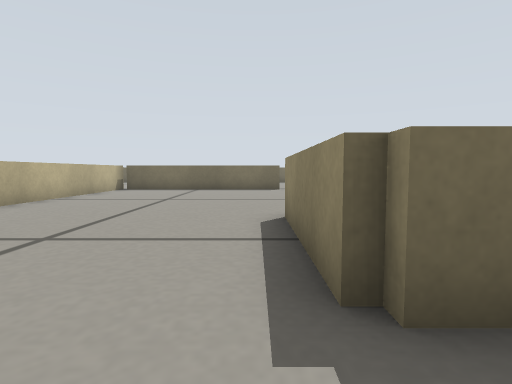
View 1 (above)

24 first-person views from a walk through a Gazebo world. The camera is 0.16 m above the floor, tilts 4° down and sees 80° across. The floor is counted in squares, 0.2 m on a side. Each view is taken from the middle of a square. On the plan, view 1 faces up. The plan holds only what a view shows up to about 11 squares ahead; the rest is blank.

View 2
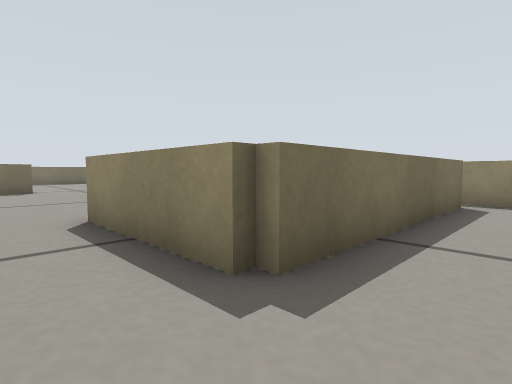

View 3
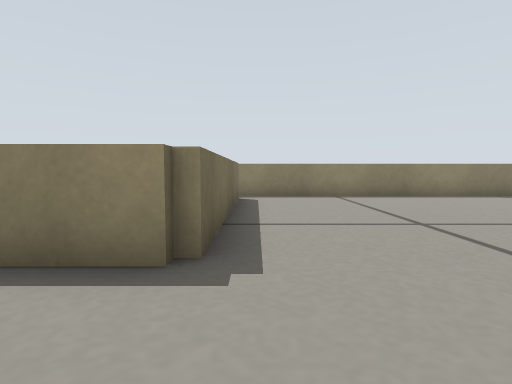

View 4
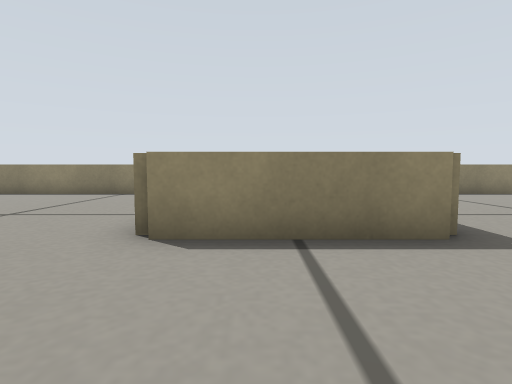

View 5
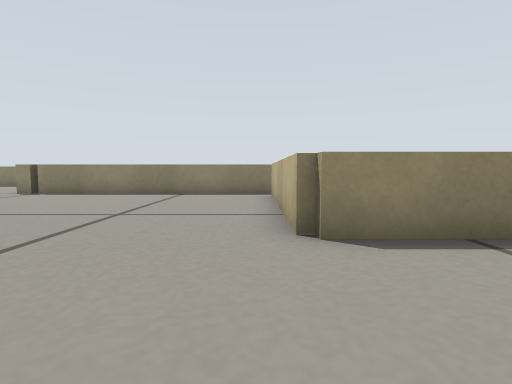

View 6
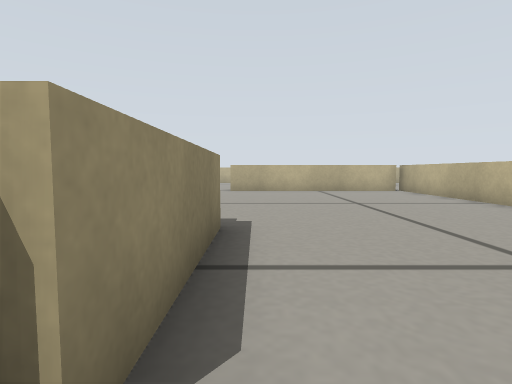

View 7
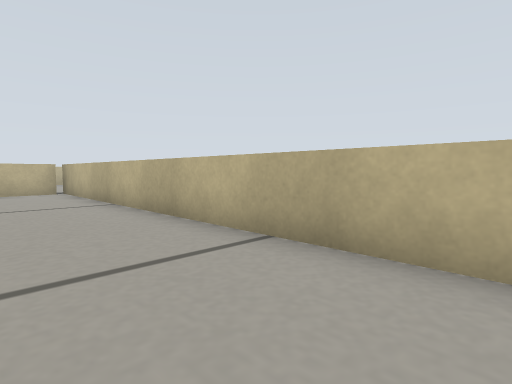

View 8
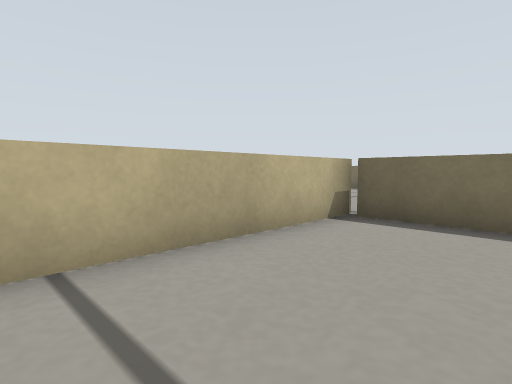

View 9
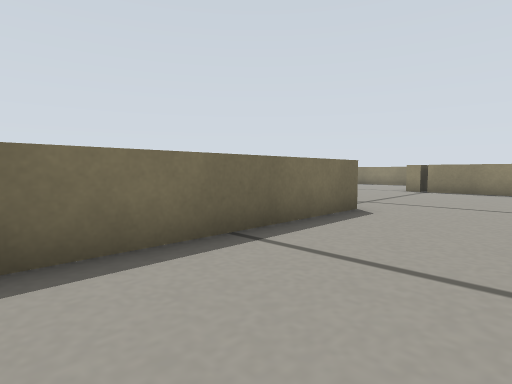

View 10
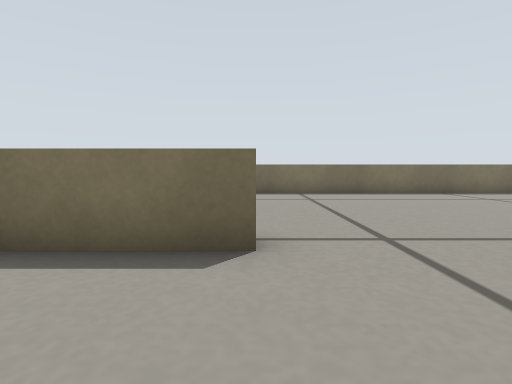

View 11
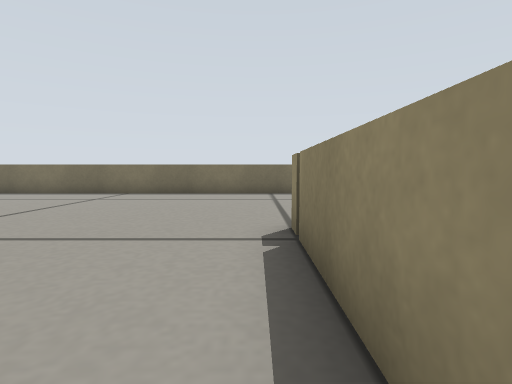

View 12
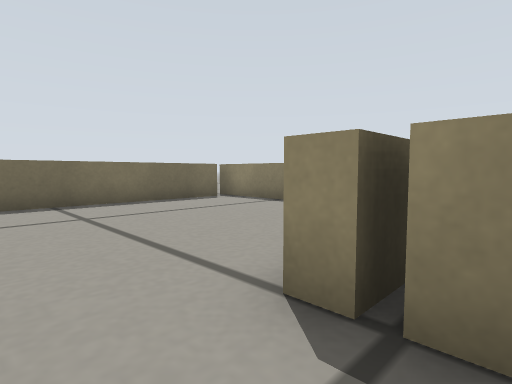

View 13
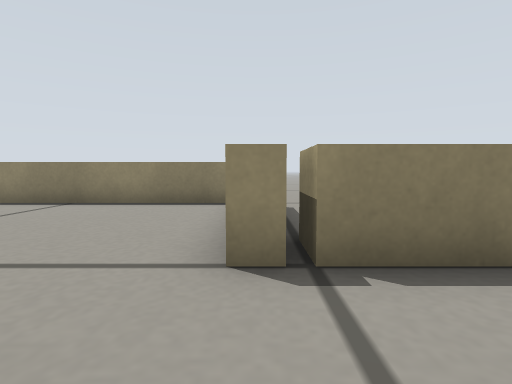

View 14
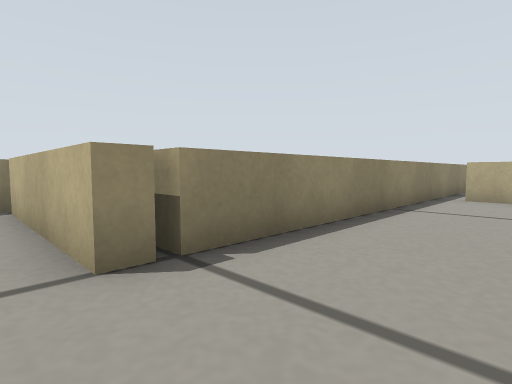

View 15
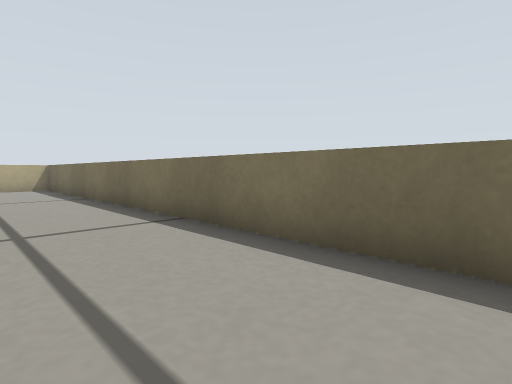

View 16
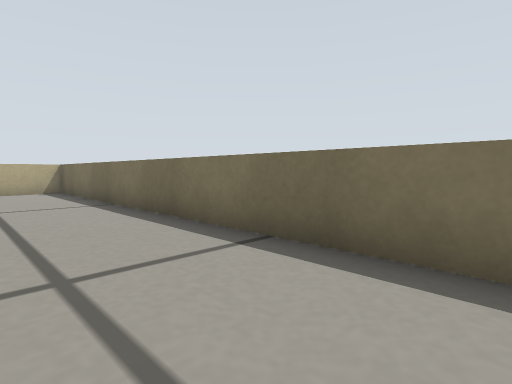

View 17
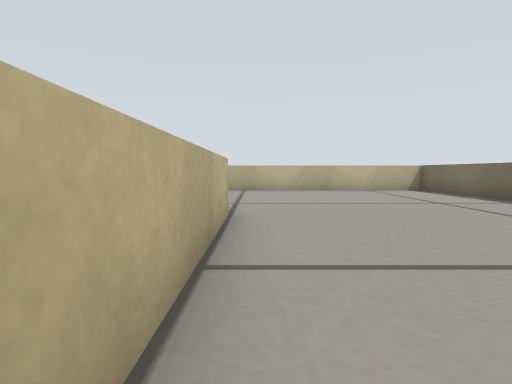

View 18
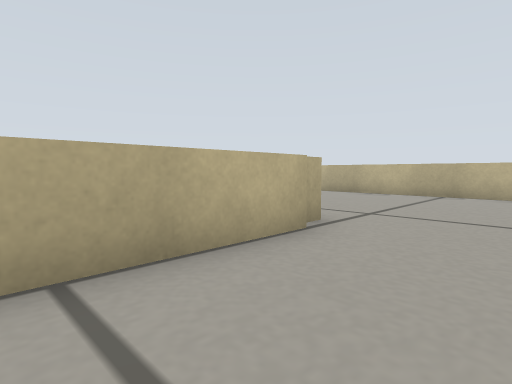

View 19
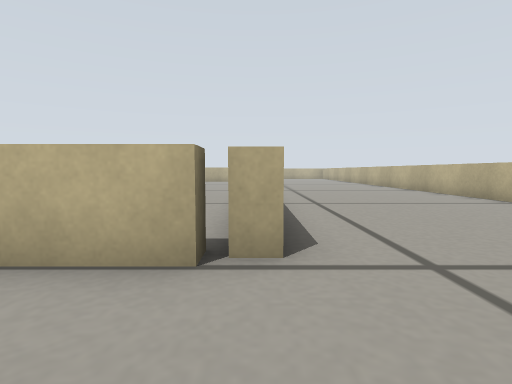

View 20
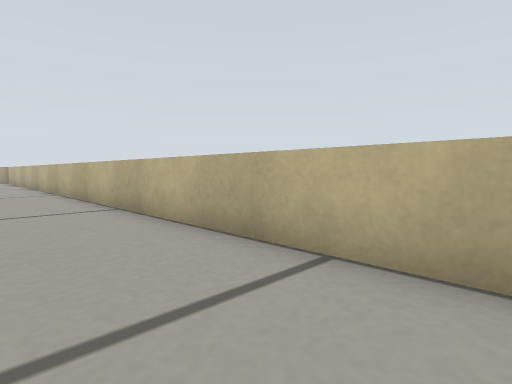

View 21
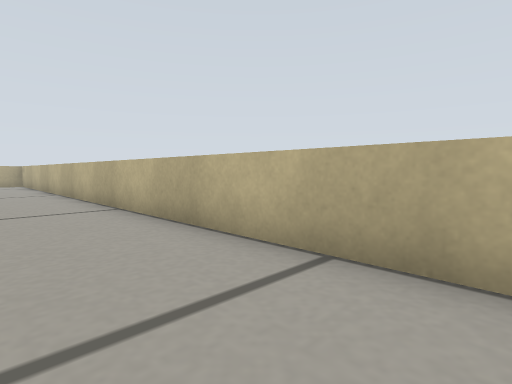

View 22
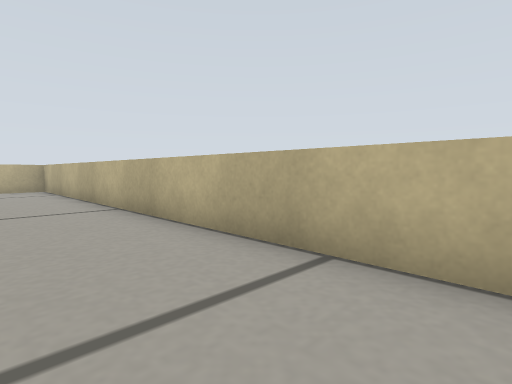

View 23
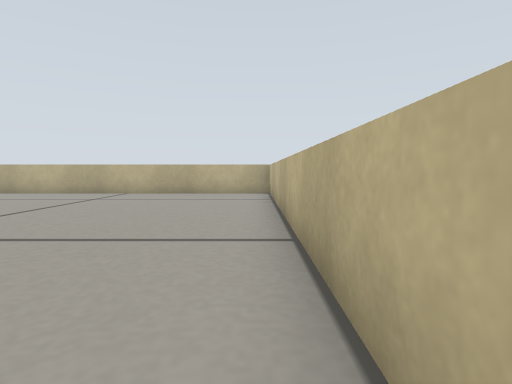

View 24
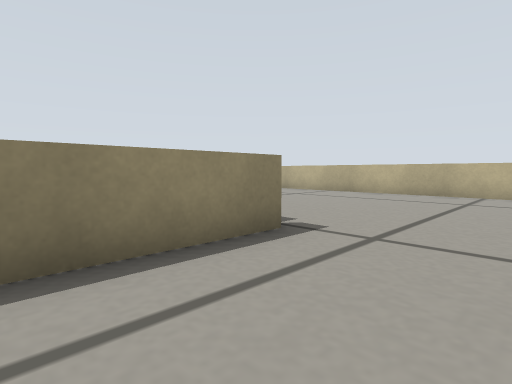

### Floor plan
Ten units are one square. View 1 is at (0, 0); x grows to the right and y downward. Boxes are objects, and circles mark ways between rooms. Rooms are numbered by the first view taken in them; rooms with no view inside come last. Other rooms are left out.
<svg viewBox="-130 -217 260 360">
<path fill="none" stroke="#000" d="M8 -55 68 -55M5 -16 5 -52M68 -15 8 -15M11 -130 -55 -130M-58 -133 -58 62M-56 60 -40 60M75 55 75 -125M-55 -130 -55 -135 -5 -135M-64 -133 -58 -133M-63 64 -63 31M-125 -151 -125 138 -29 138M75 -125 75 -135 85 -135M75 -137 75 -142 120 -142M75 70 75 55M125 -141 125 -212M121 -208 -125 -208 -125 -190"/>
<circle cx="45" cy="-130" r="3" fill="#2a7"/>
<circle cx="45" cy="60" r="3" fill="#2a7"/>
<text x="0" y="-40">1</text>
<text x="-70" y="-40">2</text>
</svg>
Room 1 opens to room 2.

Where each view was taken, in squares from view 1:
view 1: 0 up, 0 right, facing up
view 2: 0 up, 1 left, facing up-right
view 3: 1 up, 2 left, facing right
view 4: 4 up, 3 left, facing right
view 5: 6 up, 3 left, facing right
view 6: 6 up, 0 right, facing down
view 7: 6 up, 3 left, facing down-left
view 8: 8 up, 3 left, facing up-left
view 9: 10 up, 5 left, facing up-right
view 10: 10 up, 1 right, facing up
view 11: 10 up, 7 right, facing up
view 12: 13 up, 6 right, facing up-right
view 13: 14 up, 5 right, facing right
view 14: 15 up, 5 right, facing down-right
view 15: 18 up, 2 right, facing up-left
view 16: 18 up, 0 right, facing up-left
view 17: 14 up, 0 right, facing left
view 18: 16 up, 2 left, facing down-left
view 19: 16 up, 6 left, facing down
view 20: 10 up, 10 left, facing down-left
view 21: 5 up, 10 left, facing down-left
view 22: 0 up, 10 left, facing down-left
view 23: 3 down, 12 left, facing down
view 24: 3 down, 9 left, facing down-right
